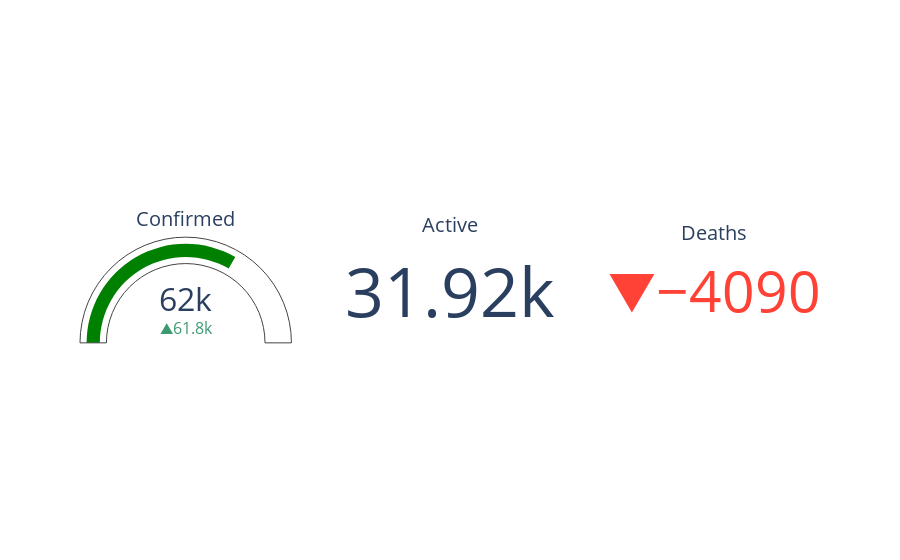

Source (notebook cell):
### Code cell
graph_one = []
canada5 =  canada2[canada2['Province']=='']
canada5['Date'] =  pd.to_datetime(canada5['Date'] )
canada5 = canada5[canada5['Date']=='2020-05-04']
conf = canada5['Confirmed'].values
conf2 = canada5['Active'].values
conf3 = canada5['Deaths'].values
import plotly.graph_objects as go
graph_one = go.Figure()
graph_one.add_trace(
        go.Indicator(
        value = conf[0],
        delta = {'reference': 160},
        gauge = {'axis': {'visible': False}},
        title = {'text': "Confirmed"},
        domain = {'row': 0, 'column': 0}))


graph_one.add_trace(
        go.Indicator(
        mode = "number",
        value = conf2[0],
        title = {'text': "Active"},
        domain = {'row': 0, 'column': 1}))

graph_one.add_trace(go.Indicator(
        mode = "delta",
        value = -conf3[0],
        title = {'text': "Deaths"},
        domain = {'row': 0, 'column': 2}))

graph_one.update_layout(
        grid = {'rows': 1, 'columns': 3, 'pattern': "independent"},
        template = {'data' : {'indicator': [{

            'mode' : "number+delta+gauge",
            'delta' : {'reference': 90}}]
                             }})

layout_one = dict(title = 'Current State of Coronavirus in Canada'
            )

layout_one = dict(
            xaxis = dict(title = 'Date',),
            yaxis = dict(title = 'Cases'),
            )
graph_one.show()

### Figure 1 — Plotly figure (JSON) as saved in the notebook; plotly's stock layout.template omitted (floating-point values rounded to 4 significant figures)
{"data": [{"delta": {"reference": 160}, "domain": {"column": 0, "row": 0}, "gauge": {"axis": {"visible": false}}, "title": {"text": "Confirmed"}, "type": "indicator", "value": 61956}, {"domain": {"column": 1, "row": 0}, "mode": "number", "title": {"text": "Active"}, "type": "indicator", "value": 31924}, {"domain": {"column": 2, "row": 0}, "mode": "delta", "title": {"text": "Deaths"}, "type": "indicator", "value": -4002}], "layout": {"grid": {"columns": 3, "pattern": "independent", "rows": 1}}}
